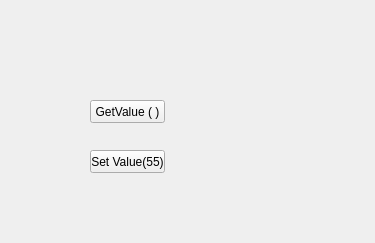
<?xml version="1.0" encoding="UTF-8"?>
<ui version="4.0">
 <class>Widget</class>
 <widget class="QWidget" name="Widget">
  <property name="geometry">
   <rect>
    <x>0</x>
    <y>0</y>
    <width>375</width>
    <height>243</height>
   </rect>
  </property>
  <property name="windowTitle">
   <string>Widget</string>
  </property>
  <widget class="SmallWidget" name="widget" native="true">
   <property name="geometry">
    <rect>
     <x>50</x>
     <y>30</y>
     <width>251</width>
     <height>51</height>
    </rect>
   </property>
  </widget>
  <widget class="QPushButton" name="btn_Get">
   <property name="geometry">
    <rect>
     <x>90</x>
     <y>100</y>
     <width>75</width>
     <height>23</height>
    </rect>
   </property>
   <property name="text">
    <string>GetValue ( )</string>
   </property>
  </widget>
  <widget class="QPushButton" name="btn_Set">
   <property name="geometry">
    <rect>
     <x>90</x>
     <y>150</y>
     <width>75</width>
     <height>23</height>
    </rect>
   </property>
   <property name="text">
    <string>Set Value(55)</string>
   </property>
  </widget>
 </widget>
 <customwidgets>
  <customwidget>
   <class>SmallWidget</class>
   <extends>QWidget</extends>
   <header location="global">smallwidget.h</header>
   <container>1</container>
  </customwidget>
 </customwidgets>
 <resources/>
 <connections/>
</ui>
